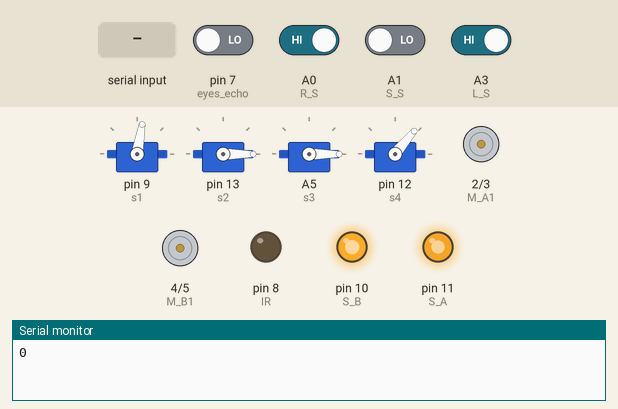
Bench run of a sketch on a simulated Arduino Uno, built with avr-gcc and run on an emulated ATmega328P. Shown: 4 × servo, motor-driver pin pairs drawn as motors (green arrow = first pin HIGH = forward, orange = second pin HIGH = backward, longer = more drive), output pins drawn as LEDs (lit = HIGH), the last lines printed to the serial monitor. The test bench sets the inputs (shaded band); at power-on: A0 (R_S), A3 (L_S) HIGH, A1 (S_S), pin 7 (eyes_echo) LOW. Pins used as bus, display or sensor lines are not drawn.

Above: at 1.2 s.
1.3 s: A0 (R_S) driven LOW
At 8.4 s:
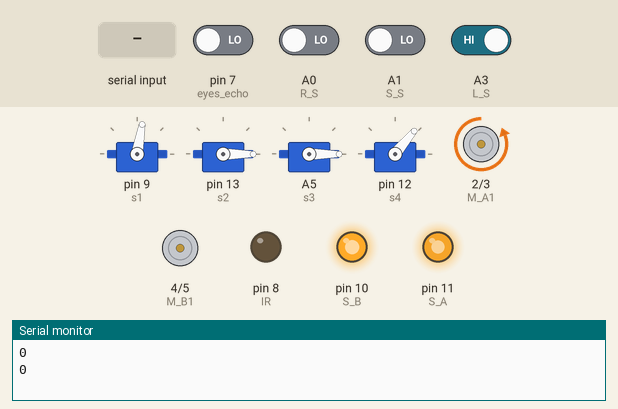
13.2 s: "1" received over Serial
At 19.7 s:
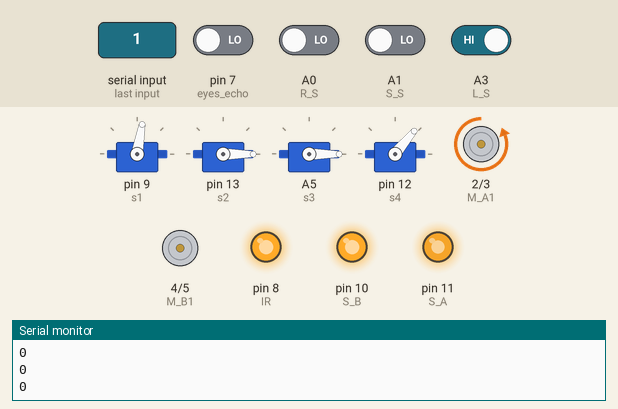
25.1 s: A3 (L_S) driven LOW
At 32.1 s:
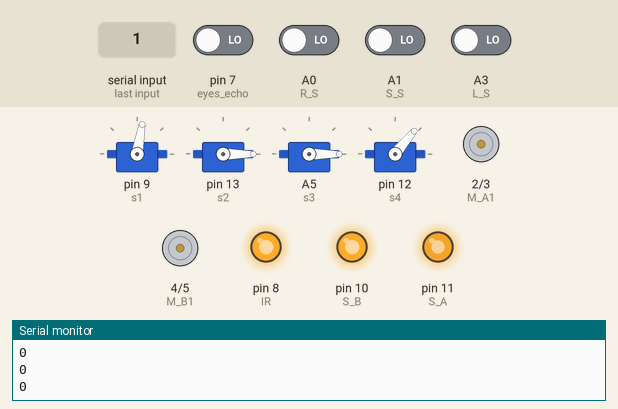
37.0 s: A1 (S_S) driven HIGH
At 43.4 s:
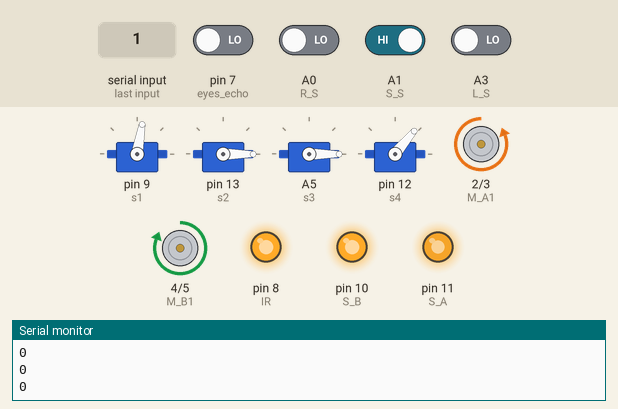
48.9 s: A0 (R_S) driven HIGH
At 55.8 s:
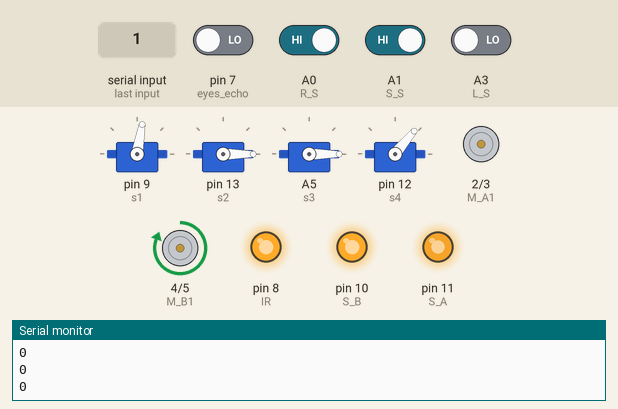
60.8 s: A3 (L_S) driven HIGH
At 67.8 s:
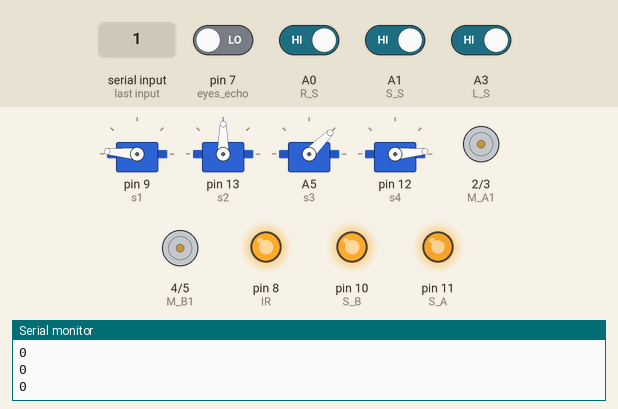
Timing chart, 0 to 73.7 s (numbered marks = the images above; inputs shaded):
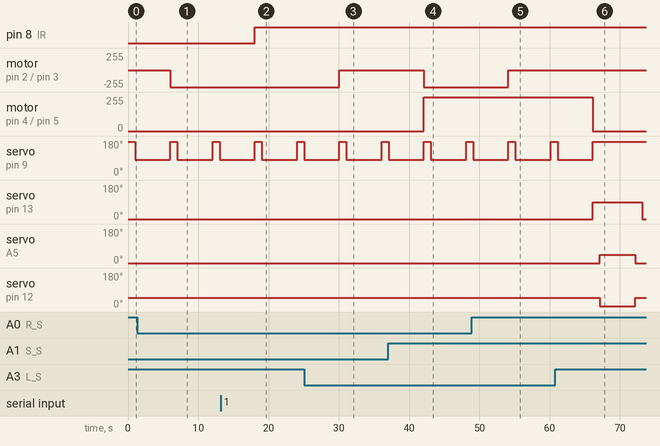

The sketch:

line-follower-car.ino
```cpp
#include <Servo.h>

Servo s1;
Servo s2;
Servo s3;
Servo s4;

int M_A1 = 2; //motor a = +
int M_A2 = 3; //motor a = -
int M_B1 = 4; //motor b = -
int M_B2 = 5; //motor b = +

int S_A=11;
int S_B=10;

int R_S = A0; //sincer R
int S_S = A1; //sincer S
int L_S = A3; //sincer L

int distance;
long duration;

void setup()
{
pinMode(M_B1, OUTPUT);
pinMode(M_B2, OUTPUT);
pinMode(M_A1, OUTPUT);
pinMode(M_A2, OUTPUT);


pinMode(L_S, INPUT);
pinMode(S_S, INPUT);
pinMode(R_S, INPUT);

pinMode(6,OUTPUT);//eyes trig
pinMode(7,INPUT);//eyes echo
s1.attach(9);

pinMode(8,OUTPUT);//IR

Serial.begin(9600);

s2.attach(13);
s3.attach(A5);
s4.attach(12);

s1.write(175);
s2.write(0);
s3.write(0);
s4.write(50);

analogWrite(S_A,1000);
analogWrite(S_B,1000);

}
void loop()
{
if ((digitalRead(L_S) == 0)&&(digitalRead(S_S) == 1)&&(digitalRead(R_S) == 0)){forword();}

if ((digitalRead(L_S) == 1)&&(digitalRead(S_S) == 1)&&(digitalRead(R_S) == 0)){turnLeft();}
if ((digitalRead(L_S) == 1)&&(digitalRead(S_S) == 0)&&(digitalRead(R_S) == 0)){turnLeft();}

if ((digitalRead(L_S) == 0)&&(digitalRead(S_S) == 1)&&(digitalRead(R_S) == 1)){turnRight();}
if ((digitalRead(L_S) == 0)&&(digitalRead(S_S) == 0)&&(digitalRead(R_S) == 1)){turnRight();}

if ((digitalRead(L_S) == 1)&&(digitalRead(S_S) == 1)&&(digitalRead(R_S) == 1)){Stop();
s2.write(90);
  delay(1000);
  s3.write(45);
  s4.write(5);
  delay(5000);
  s3.write(0);
  s4.write(50);
  delay(1000);
  s2.write(0);
}
if ((digitalRead(L_S) == 0)&&(digitalRead(S_S) == 0)&&(digitalRead(R_S) == 0)){Stop();}


digitalWrite(6, LOW);
delay(2);

digitalWrite(6, HIGH);
delay(10);
digitalWrite(6, LOW);
duration = pulseIn(7, HIGH);
distance= duration*0.034/2;
Serial.println(distance);

if (distance<=5)
{
  s1.write(80);
  delay(5000);
  s1.write(175);
}


if (Serial.read()>0)
{
  digitalWrite(8,HIGH);
}

}

void forword(){
digitalWrite(M_A1, LOW);
digitalWrite(M_A2, HIGH);
digitalWrite(M_B1, HIGH);
digitalWrite(M_B2, LOW);
analogWrite(S_A,1000);
analogWrite(S_B,1000);

}


void turnRight(){
digitalWrite(M_A1, LOW);
digitalWrite(M_A2, LOW);
digitalWrite(M_B1, HIGH);
digitalWrite(M_B2, LOW);
analogWrite(S_A,1000);
analogWrite(S_B,1000);

}

void turnLeft(){
digitalWrite(M_A1, LOW);
digitalWrite(M_A2, HIGH);
digitalWrite(M_B1, LOW);
digitalWrite(M_B2, LOW);
analogWrite(S_A,1000);
analogWrite(S_B,1000);

}

void Stop(){
digitalWrite(M_A1, LOW);
digitalWrite(M_A2, LOW);
digitalWrite(M_B1, LOW);
digitalWrite(M_B2, LOW);
}
```

Measured:
- after the input at 1.3 s, motor on pin 2 (M_A1) / pin 3 (M_A2): stopped → backward 255/255 after 4.7 s
- after the input at 13.2 s, pin 8 (IR): LOW → HIGH after 4.8 s
- after the input at 25.1 s, motor on pin 2 (M_A1) / pin 3 (M_A2): backward 255/255 → stopped after 5.0 s
- after the input at 37.0 s, motor on pin 2 (M_A1) / pin 3 (M_A2): stopped → backward 255/255 after 5.1 s; motor on pin 4 (M_B1) / pin 5 (M_B2): stopped → forward 255/255 after 5.1 s
- after the input at 48.9 s, motor on pin 2 (M_A1) / pin 3 (M_A2): backward 255/255 → stopped after 5.2 s
- after the input at 60.8 s, motor on pin 4 (M_B1) / pin 5 (M_B2): forward 255/255 → stopped after 5.3 s; servo on pin 9 (s1): goes on until 66.1 s, then stays 175°; servo on pin 13 (s2): 0° → 90° after 5.3 s, → 0° 7.0 s later; servo on A5 (s3): 0° → 45° after 6.3 s, → 0° 5.0 s later; servo on pin 12 (s4): 50° → 5° after 6.3 s, → 50° 5.0 s later
- by itself, servo on pin 9 (s1): alternates 175° for 1.0 s and 80° for 5.0 s
